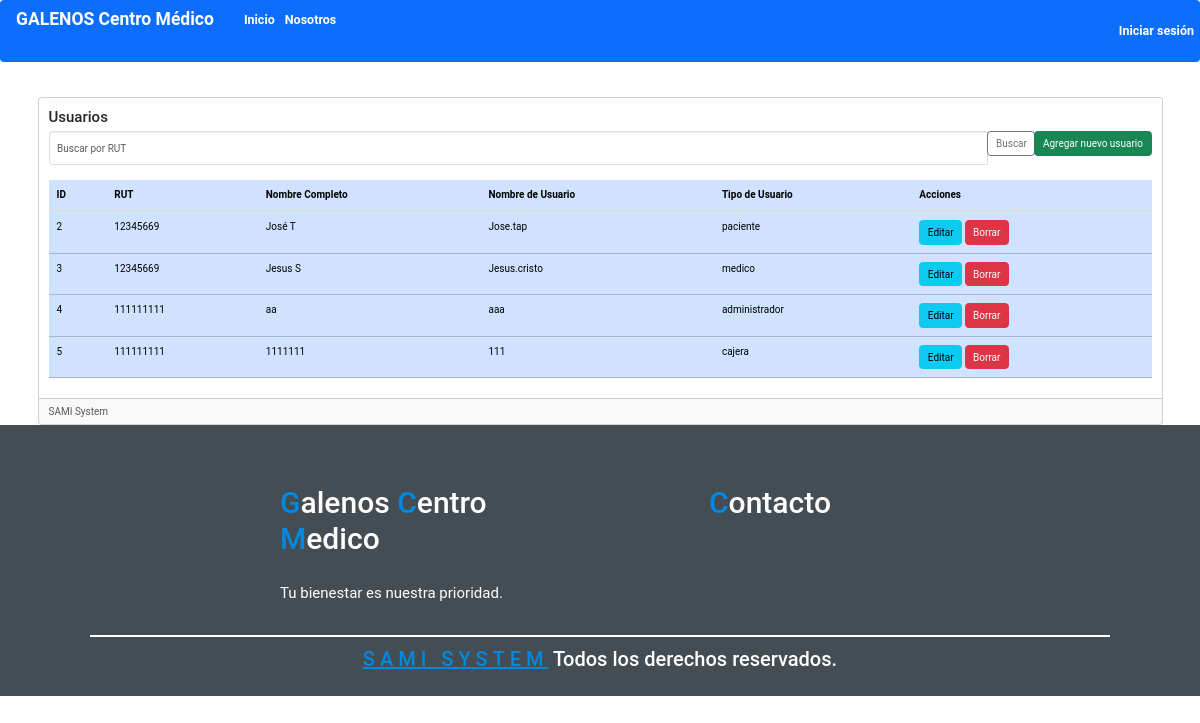
The page /usuarios on the database its author committed.
### crud/models.py (models this page shows, shortened)
class Usuario(models.Model):
    code = models.AutoField(primary_key=True, verbose_name="codigo")
    rut = models.CharField(max_length=12, db_index=True)
    nombre_usuario = models.CharField(max_length=20, verbose_name="Nombre Usuario")
    nombre_completo = models.CharField(max_length=50, verbose_name="Nombre Completo")
    correo = models.EmailField(max_length=100, blank=True, null=True)  # Campo de correo
    contrasenna = models.CharField(max_length=20, verbose_name="Contraseña")
    tipo_usuario = models.CharField(max_length=20, choices=TIPO_USUARIO_CHOICES, verbose_name="Tipo Usuario")

### crud/views.py (the view)
# urls.py: path('usuarios', views.usuarios, name='usuarios'),  # Lista de usuarios
def usuarios(request):
    busqueda_rut = request.GET.get('buscar_rut', '').strip()
    if busqueda_rut:
        usuarios_exactos = Usuario.objects.filter(rut=busqueda_rut)
        usuarios_restantes = Usuario.objects.filter(rut__icontains=busqueda_rut).exclude(rut=busqueda_rut)
        usuarios = list(usuarios_exactos) + list(usuarios_restantes)
    else:
        usuarios = Usuario.objects.all()
    return render(request, 'usuarios/index.html', {'usuarios': usuarios, 'busqueda_rut': busqueda_rut})

### crud/templates/usuarios/index.html (shortened to what this page needs)
{% extends "base.html" %}
{% block contenido %}
<div class="card">
    <div class="card-body">
        <h4 class="card-title">Usuarios</h4>
        <form method="get" class="mb-4">
            <div class="input-group">
                <input type="text" class="form-control" name="buscar_rut" placeholder="Buscar por RUT" value="{{ busqueda_rut }}">
                <div class="input-group-append">
                    <button class="btn btn-outline-secondary" type="submit">
                         Buscar
                    </button>
                </div>
                <div class="input-group-append">
                    <a class="btn btn-success" href="{% url 'crear' %}" role="button">
                         Agregar nuevo usuario
                    </a>
                </div>
            </div>
        </form>
        <div class="table-responsive">
            <table class="table table-primary">
                <thead>
                    <tr>
                        <th scope="col">ID</th>
                        <th scope="col">RUT</th>
                        <th scope="col">Nombre Completo</th>
                        <th scope="col">Nombre de Usuario</th>
                        <th scope="col">Tipo de Usuario</th>
                        <th scope="col">Acciones</th>
                    </tr>
                </thead>
                <tbody>
                    {% for usuario in usuarios %}
                    <tr>
                        <td scope="row">{{ usuario.code }}</td>
                        <td>{{ usuario.rut }}</td>
                        <td>{{ usuario.nombre_completo }}</td>
                        <td>{{ usuario.nombre_usuario }}</td>
                        <td>{{ usuario.tipo_usuario }}</td>
                        <td>
                            <a class="btn btn-info" href="{% url 'editar' usuario.code %}" role="button">Editar</a>
                            <a class="btn btn-danger" href="{% url 'eliminar' usuario.code %}" role="button">Borrar</a>
                        </td>
                    </tr>
                    {% endfor %}
                </tbody>
            </table>
        </div>
    </div>
    <div class="card-footer text-muted">
        SAMI System
    </div>
</div>
{% endblock %}

### crud/static/core/css/style.css (style rules this page uses)
.input-group-append { cursor: pointer; }
:root { --blue:#0188df; --black:#444d53; --wight:#fff; }
* { font-family: "Roboto", sans-serif; margin: 0; padding: 0; text-decoration: none; outline: none; box-sizing: border-box; transition: all linear .2s; }
html { font-size: 62.5%; overflow-x: hidden; }

### rows shown on the page
Usuario: code "2", rut "12345669", nombre_completo "José T", nombre_usuario "Jose.tap", tipo_usuario "paciente"
Usuario: code "3", rut "12345669", nombre_completo "Jesus S", nombre_usuario "Jesus.cristo", tipo_usuario "medico"
Usuario: code "4", rut "111111111", nombre_completo "aa", nombre_usuario "aaa", tipo_usuario "administrador"
Usuario: code "5", rut "111111111", nombre_completo "1111111", nombre_usuario "111", tipo_usuario "cajera"
